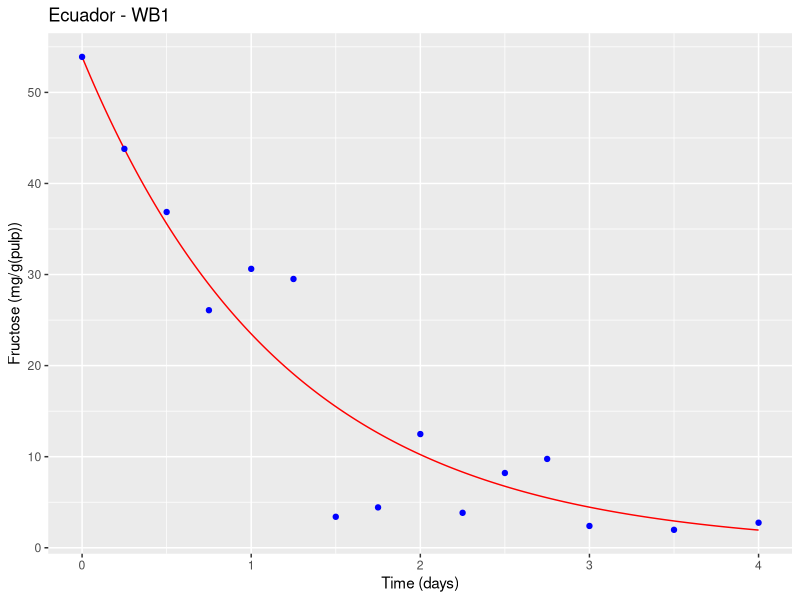
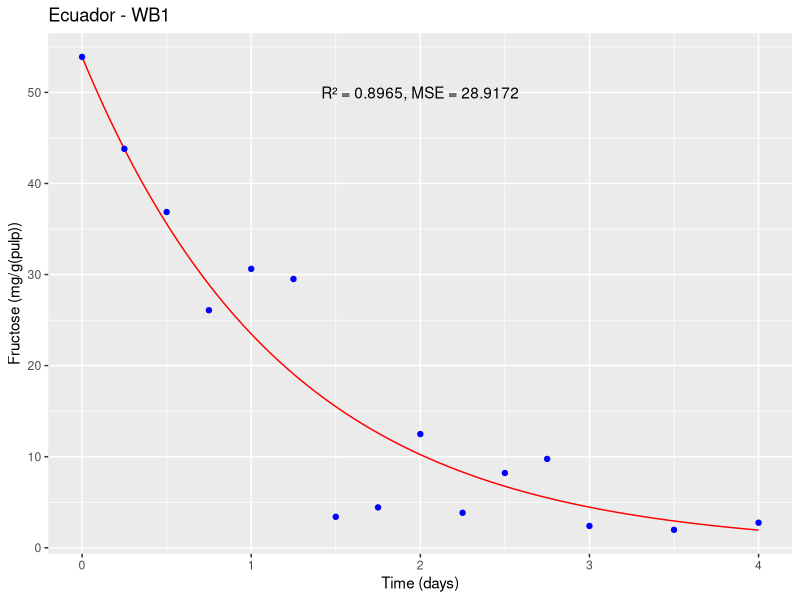
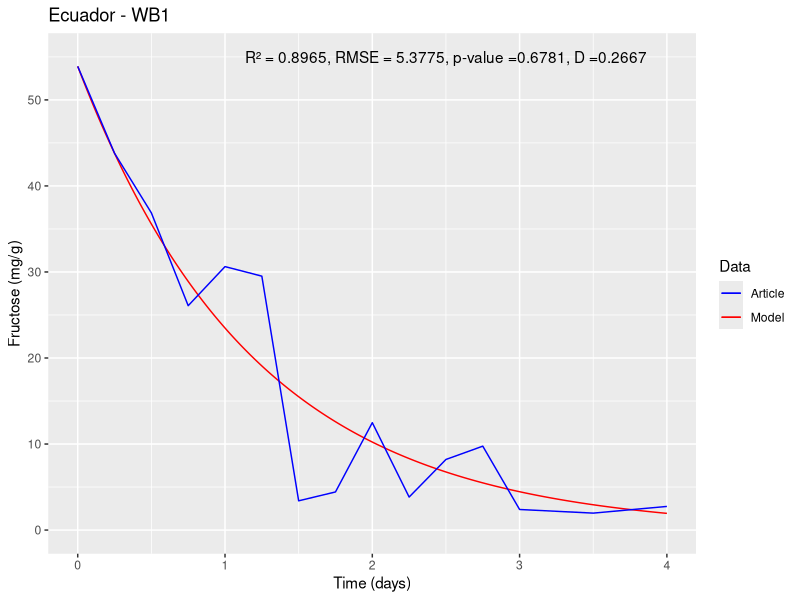

Recreate these plots in R, in order.
#Packages#
install.packages("deSolve")
install.packages("ggplot2")
#Libraries#
library(deSolve)
library(ggplot2)

state1<-c(y=53.899) #Initial state#
times1<-seq(0,4,1/10000) #4 days with 10000 intervals per day#
parameters1<-c(Y1=60.784,Y2=82.225) #Parameter values#
#Papalexandratou et al., 2011 Ecuador <- Ecuador - WB1#
#doi:10.1128/AEM.05523-11#
#Ecuador - WB1#

#(i). DATA TO FEED THE FRUCTOSE MODEL#

#nu1#
U<- 0.3254
G<- 53.899
K<-0.5933
L<-0.0050476
U1 <- (U*G/G+K*L)*L
U1
#nu2#
U2<- 0.3943
G2<- 53.899
K2<-0.6789
BAL2<-0.000990627

U2 <- (U2*G2/G2+K2*BAL2)*BAL2
U2

#Differential equation#
ODE1<-function(times,state,parameters){ 
  y<-state[1] #inital state
  Y1<-parameters[1] #parameter 1
  Y2<-parameters[2] #parameter 2
  dy<--(Y1*U1/0.16)*y-(Y2*U2/0.16)*y #equation 
  res<-dy
  list(res)
}


#number solution#
solution1<-lsoda(state1, times1, ODE1, parameters1)

#(ii). EXPERIMENTAL DATA OF ARTICLE#

ts = c(0,6/24,12/24,18/24,24/24,30/24,36/24,42/24,48/24,54/24,60/24,66/24,72/24,84/24,96/24)
fru<-c(53.899,43.799,36.867,26.082,30.623,29.513,3.401,4.432,12.484,3.839,8.209,9.754,2.393,1.971,2.749)

#Graph#

df <- data.frame(time = solution1[,1], fructose = solution1[,2])
d<-ggplot() +
  geom_line(data = df, aes(x = time, y = fructose), color = "red") +
  geom_point(data = data.frame(time = ts, fructose = fru), aes(x = time, y = fructose), color = "blue") +
  xlab("Time (days)") + ylab("Fructose (mg/g(pulp))") +
  ggtitle("Ecuador - WB1")
plot(d)


#Statistical validation#

#To statistically validate the mathematical model, various analysis tools can be used,
#but one of the most common is to compare the model results with experimental data and evaluate the quality of the fit.
#In this case, one can use the coefficient of determination (R²), the mean squared error (MSE), and the root mean square error (RMSE) as fitting measures#

#To calculate R², MSE, and RMSE, one can compare the values predicted by the model with
#the experimental data. First, extract the values predicted by the model at the same points 
#where the experimental measurements were taken, 
#using the approx() function in R:

pred <- approx(solution1[,1], solution1[,2], ts)$y

#Then, R², MSE, and RMSE can be calculated using the following formulas:
SSE <- sum((fru - pred)^2)
SST <- sum((fru - mean(fru))^2)
R2 <- 1 - SSE/SST
MSE <- SSE/length(fru)
RMSE <- sqrt(MSE)

#Where SSE is the sum of squared errors,
#SST is the total sum of squares,
#R² is the coefficient of determination, MSE is the mean squared error and RMSE is the root mean square error.


cat("R² = ", round(R2, 4), "\n")
cat("MSE = ", round(MSE, 4), "\n")
cat("RMSE = ", round(RMSE, 4), "\n")

#R² measures the proportion of total variation in the experimental data
#that is explained by the model. A value of R² close to 1 indicates a good fit of the model to the experimental data

#MSE measures the average of squared errors between experimental values
#and the values predicted by the model. A low MSE value indicates good predictive capability of the model.

#The root mean square error (RMSE) was determined, which quantifies the magnitude of deviation of simulated values from observed values.

d <- ggplot() +
  geom_line(data = df, aes(x = time, y = fructose), color = "red") +
  geom_point(data = data.frame(time = ts, fructose = fru), aes(x = time, y = fructose), color = "blue") +
  xlab("Time (days)") + ylab("Fructose (mg/g(pulp))") +
  ggtitle("Ecuador - WB1") +
  annotate("text", x = 2, y = 50, label = paste0("R² = ", round(R2, 4), ", MSE = ", round(MSE, 4)))

plot(d)

#Two-sample Kolmogorov–Smirnov test - KS#
#Ho: The simulation results follow the same distribution of experimental data#
#Ha: The simulation results do not follow the same distribution of experimental data#
#Hypothesis test with an alpha of 0.05#
#to determine if there is a significant difference between the data and the exponential distribution#
#Hypothesis test
alpha <- 0.05

# Perform Kolmogorov-Smirnov test
ks_test <- ks.test(fru, pred)
ks_test

# Results Kolmogorov-Smirnov test
cat("Kolmogorov-Smirnov test:", "\n")
cat("Test statistic:", round(ks_test$statistic, 4), "\n")
cat("p-value:", round(ks_test$p.value, 4), "\n")

if (ks_test$p.value < alpha) {
  cat("The simulation results do not follow the same distribution of experimental data.\n")
} else {
  cat("The simulation results follow the same distribution of experimental data.\n")
}


#Final plot#
p_value <- round(ks_test$p.value, 4)
D <- round(ks_test$statistic, 4)

# First, define the colors we want to use for each element:
colors <- c(Model = "red", Article = "blue")

# Then the script is modified to assign a name to each geom and set the color scale manually
d <- ggplot() +
  geom_line(data = df, aes(x = time, y = fructose, color = "Model"), show.legend = TRUE) +
  geom_line(data = data.frame(time = ts, fructose = fru), aes(x = time, y = fructose, color = "Article"), show.legend = TRUE) +
  xlab("Time (days)") + ylab("Fructose (mg/g)") +
  ggtitle("Ecuador - WB1") +
  annotate("text", x = 2.5, y = 55, label = paste0("R² = ", round(R2, 4), ", RMSE = ", round(RMSE, 4), ", p-value =", round(p_value, 4), ", D =", round(D, 4))) +
  labs(color = "Data") +  # Change the title of the legend
  scale_color_manual(values = colors) +
  scale_x_continuous(limits = c(0, 4), breaks = seq(0, 4, 1)) +  # x-axis boundaries and intervals between marks
  scale_y_continuous(limits = c(0, 55), breaks = seq(0, 55, 10))   # y-axis boundaries and intervals between marks

#PLOT#
print(d)
